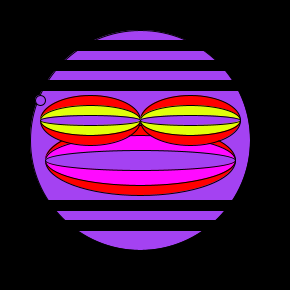
Frame 1 (no input)
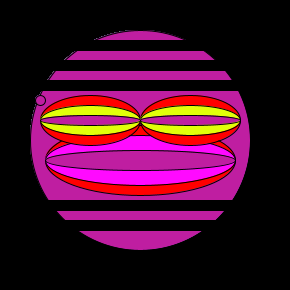
Frame 60 (the mouse pressed at the canvas centre just before this capture)
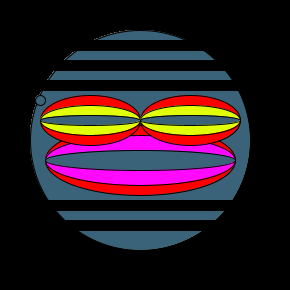
Frame 120 (the mouse held since frame 60 and released just before this capture)

The Processing sketch that drew these frames (run headless with seeded random() and noise(); from frame 60 on, the mouse is pressed at the canvas centre):

// Processing sketch: processing_94865
// ── processing_94865.pde

void setup() {
  size(290, 290); // canvas size
  background(0); // background color
}

void draw() {
  hi(0, 0); // draw out thing
}

color pick() { // Random Color Flash Function
  return color(random(255), random(255), random(255)); // Return Color Command
}

void thing (int x, int y, color z) {
  fill(z); // color of head (blue)
  ellipse(140, 140, 220, 220); // shape of head
  fill(0); // black bar color
  rect(20+x, 80+y, 230, 10); // black bar #1 from top
  rect(30+x, 60+y, 210, 10); // black bar #2 from top
  rect(30+x, 40+y, 210, 10); // black bar #3 from top
  rect(35+x, 200+y, 210, 10); // black bar #4 from top
  rect(30+x, 220+y, 210, 10); // black bar #5 from top    
  fill(z); // flashing mole
  ellipse(40+x, 100+y, 10, 10); // mole shape 
  fill(255, 0, 0); // mouth layer #1 color (red)
  ellipse(140+x, 160+y, 190, 70); // oval for mouth layer #1
  fill(255, 10, 255); // mouth layer #2 and #3 color (green)
  ellipse(140+x, 160+y, 190, 50); // oval for mouth layer #2
  fill(z); // flashing mouth
  ellipse(140+x, 160+y, 190, 20); // oval for mouth layer #3
  fill(255, 0, 0); // eye layer #1 color (red)
  ellipse(90+x, 120+y, 100, 50); // green oval for eye layer #1
  fill(225, 255, 10); // eye layer #2 (yellow)
  ellipse(90+x, 120+y, 100, 30); // oval for eye layer #2
  fill(z); // blinking eyes #1
  ellipse(90+x, 120+y, 100, 10); // oval for eye layer #3
  fill(255, 0, 0); // eye layer #1 color (red)
  ellipse(190+x, 120+y, 100, 50); // eye layer #1 oval 
  fill(225, 255, 10); // eye layer #2 (yellow)
  ellipse(190+x, 120+y, 100, 30); // oval for eye layer #2
  fill(z); // blinking eyes #2
  ellipse(190+X, 120+y, 100, 10); // oval for eye layer #3
}

void hi (int x, int y) {
  thing(0+x, 0+y, pick ()); // color flash function call
}
